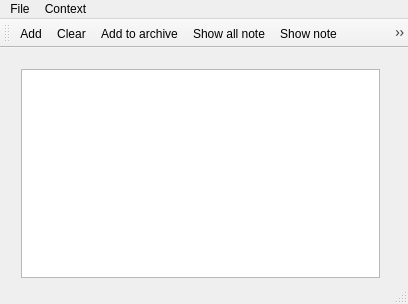
<?xml version="1.0" encoding="UTF-8"?>
<ui version="4.0">
 <class>MainWindow</class>
 <widget class="QMainWindow" name="MainWindow">
  <property name="geometry">
   <rect>
    <x>0</x>
    <y>0</y>
    <width>408</width>
    <height>304</height>
   </rect>
  </property>
  <property name="cursor">
   <cursorShape>ArrowCursor</cursorShape>
  </property>
  <property name="windowTitle">
   <string>qt_notepad</string>
  </property>
  <widget class="QWidget" name="centralWidget">
   <widget class="QWidget" name="verticalLayoutWidget">
    <property name="geometry">
     <rect>
      <x>10</x>
      <y>10</y>
      <width>381</width>
      <height>231</height>
     </rect>
    </property>
    <layout class="QVBoxLayout" name="verticalLayout">
     <item>
      <widget class="QTextEdit" name="textEdit"/>
     </item>
    </layout>
   </widget>
  </widget>
  <widget class="QMenuBar" name="menuBar">
   <property name="geometry">
    <rect>
     <x>0</x>
     <y>0</y>
     <width>408</width>
     <height>20</height>
    </rect>
   </property>
   <widget class="QMenu" name="menuFile">
    <property name="title">
     <string>File</string>
    </property>
    <addaction name="actionAdd"/>
    <addaction name="actionNew"/>
    <addaction name="actionAdd_to_archive"/>
    <addaction name="actionShow_all_Note"/>
    <addaction name="actionShow_note"/>
    <addaction name="actionShow_archive"/>
    <addaction name="actionDelete_note"/>
    <addaction name="actionNext"/>
    <addaction name="actionBack"/>
   </widget>
   <widget class="QMenu" name="menuEdit">
    <property name="title">
     <string>Context</string>
    </property>
    <widget class="QMenu" name="menuAdd_in_work">
     <property name="title">
      <string>Add in work</string>
     </property>
     <property name="icon">
      <iconset resource="res.qrc">
       <normaloff>:/imgs/imgs/Work.bmp</normaloff>:/imgs/imgs/Work.bmp</iconset>
     </property>
     <widget class="QMenu" name="menuproject1">
      <property name="title">
       <string>project1</string>
      </property>
      <property name="icon">
       <iconset resource="res.qrc">
        <normaloff>:/imgs/imgs/Work.bmp</normaloff>:/imgs/imgs/Work.bmp</iconset>
      </property>
      <addaction name="actionComponent_A"/>
      <addaction name="actionComponent_B"/>
      <addaction name="actionComponent_C"/>
     </widget>
     <addaction name="menuproject1"/>
     <addaction name="actionproject2"/>
    </widget>
    <widget class="QMenu" name="menuShow_work">
     <property name="title">
      <string>Show work</string>
     </property>
     <property name="icon">
      <iconset resource="res.qrc">
       <normaloff>:/imgs/imgs/Work.bmp</normaloff>:/imgs/imgs/Work.bmp</iconset>
     </property>
     <widget class="QMenu" name="menushow_project1">
      <property name="title">
       <string>show project1</string>
      </property>
      <property name="icon">
       <iconset resource="res.qrc">
        <normaloff>:/imgs/imgs/Work.bmp</normaloff>:/imgs/imgs/Work.bmp</iconset>
      </property>
      <addaction name="actionShow_component_A"/>
      <addaction name="actionShow_component_B"/>
      <addaction name="actionShow_component_C"/>
     </widget>
     <addaction name="menushow_project1"/>
     <addaction name="actionshow_project2"/>
    </widget>
    <addaction name="menuAdd_in_work"/>
    <addaction name="actionAdd_in_home"/>
    <addaction name="actionJust_note"/>
    <addaction name="menuShow_work"/>
    <addaction name="actionShow_home"/>
    <addaction name="actionShow_just_note"/>
   </widget>
   <addaction name="menuFile"/>
   <addaction name="menuEdit"/>
  </widget>
  <widget class="QToolBar" name="mainToolBar">
   <attribute name="toolBarArea">
    <enum>TopToolBarArea</enum>
   </attribute>
   <attribute name="toolBarBreak">
    <bool>false</bool>
   </attribute>
   <addaction name="actionAdd"/>
   <addaction name="actionNew"/>
   <addaction name="actionAdd_to_archive"/>
   <addaction name="actionShow_all_Note"/>
   <addaction name="actionShow_note"/>
   <addaction name="actionShow_archive"/>
   <addaction name="actionNext"/>
   <addaction name="actionBack"/>
   <addaction name="actionDelete_note"/>
  </widget>
  <widget class="QStatusBar" name="statusBar"/>
  <action name="actionAdd">
   <property name="icon">
    <iconset resource="res.qrc">
     <normaloff>:/imgs/imgs/Add_16x16.bmp</normaloff>:/imgs/imgs/Add_16x16.bmp</iconset>
   </property>
   <property name="text">
    <string>Add</string>
   </property>
  </action>
  <action name="actionNew">
   <property name="icon">
    <iconset resource="res.qrc">
     <normaloff>:/imgs/imgs/DeleteSticky.bmp</normaloff>:/imgs/imgs/DeleteSticky.bmp</iconset>
   </property>
   <property name="text">
    <string>Clear</string>
   </property>
   <property name="toolTip">
    <string>Clear</string>
   </property>
  </action>
  <action name="actionAdd_to_archive">
   <property name="icon">
    <iconset resource="res.qrc">
     <normaloff>:/imgs/imgs/Archive_16x16.bmp</normaloff>:/imgs/imgs/Archive_16x16.bmp</iconset>
   </property>
   <property name="text">
    <string>Add to archive</string>
   </property>
  </action>
  <action name="actionShow_all_Note">
   <property name="icon">
    <iconset resource="res.qrc">
     <normaloff>:/imgs/imgs/Open_16x16.bmp</normaloff>:/imgs/imgs/Open_16x16.bmp</iconset>
   </property>
   <property name="text">
    <string>Show all note</string>
   </property>
  </action>
  <action name="actionShow_note">
   <property name="icon">
    <iconset resource="res.qrc">
     <normaloff>:/imgs/imgs/Open.bmp</normaloff>:/imgs/imgs/Open.bmp</iconset>
   </property>
   <property name="text">
    <string>Show note</string>
   </property>
  </action>
  <action name="actionShow_archive">
   <property name="icon">
    <iconset resource="res.qrc">
     <normaloff>:/imgs/imgs/Save.bmp</normaloff>:/imgs/imgs/Save.bmp</iconset>
   </property>
   <property name="text">
    <string>Show archive</string>
   </property>
  </action>
  <action name="actionAdd_in_home">
   <property name="icon">
    <iconset resource="res.qrc">
     <normaloff>:/imgs/imgs/Home.bmp</normaloff>:/imgs/imgs/Home.bmp</iconset>
   </property>
   <property name="text">
    <string>Add in home</string>
   </property>
  </action>
  <action name="actionproject2">
   <property name="icon">
    <iconset resource="res.qrc">
     <normaloff>:/imgs/imgs/Home.bmp</normaloff>:/imgs/imgs/Home.bmp</iconset>
   </property>
   <property name="text">
    <string>project2</string>
   </property>
  </action>
  <action name="actionComponent_A">
   <property name="icon">
    <iconset resource="res.qrc">
     <normaloff>:/imgs/imgs/Home.bmp</normaloff>:/imgs/imgs/Home.bmp</iconset>
   </property>
   <property name="text">
    <string>Component A</string>
   </property>
  </action>
  <action name="actionComponent_B">
   <property name="icon">
    <iconset resource="res.qrc">
     <normaloff>:/imgs/imgs/Home.bmp</normaloff>:/imgs/imgs/Home.bmp</iconset>
   </property>
   <property name="text">
    <string>Component B</string>
   </property>
  </action>
  <action name="actionComponent_C">
   <property name="icon">
    <iconset resource="res.qrc">
     <normaloff>:/imgs/imgs/Home.bmp</normaloff>:/imgs/imgs/Home.bmp</iconset>
   </property>
   <property name="text">
    <string>Component C</string>
   </property>
  </action>
  <action name="actionJust_note">
   <property name="icon">
    <iconset resource="res.qrc">
     <normaloff>:/imgs/imgs/Just note.bmp</normaloff>:/imgs/imgs/Just note.bmp</iconset>
   </property>
   <property name="text">
    <string>Add in just note</string>
   </property>
  </action>
  <action name="actionDelete_note">
   <property name="icon">
    <iconset resource="res.qrc">
     <normaloff>:/imgs/imgs/Delete_16x16.bmp</normaloff>:/imgs/imgs/Delete_16x16.bmp</iconset>
   </property>
   <property name="text">
    <string>Delete note</string>
   </property>
  </action>
  <action name="actionShow_home">
   <property name="icon">
    <iconset resource="res.qrc">
     <normaloff>:/imgs/imgs/Home.bmp</normaloff>:/imgs/imgs/Home.bmp</iconset>
   </property>
   <property name="text">
    <string>Show home</string>
   </property>
  </action>
  <action name="actionShow_just_note">
   <property name="icon">
    <iconset resource="res.qrc">
     <normaloff>:/imgs/imgs/Just note.bmp</normaloff>:/imgs/imgs/Just note.bmp</iconset>
   </property>
   <property name="text">
    <string>Show just note</string>
   </property>
  </action>
  <action name="actionshow_project2">
   <property name="icon">
    <iconset resource="res.qrc">
     <normaloff>:/imgs/imgs/Home.bmp</normaloff>:/imgs/imgs/Home.bmp</iconset>
   </property>
   <property name="text">
    <string>show project2</string>
   </property>
  </action>
  <action name="actionShow_component_A">
   <property name="icon">
    <iconset resource="res.qrc">
     <normaloff>:/imgs/imgs/Home.bmp</normaloff>:/imgs/imgs/Home.bmp</iconset>
   </property>
   <property name="text">
    <string>Show component A</string>
   </property>
  </action>
  <action name="actionShow_component_B">
   <property name="icon">
    <iconset resource="res.qrc">
     <normaloff>:/imgs/imgs/Home.bmp</normaloff>:/imgs/imgs/Home.bmp</iconset>
   </property>
   <property name="text">
    <string>Show component B</string>
   </property>
  </action>
  <action name="actionShow_component_C">
   <property name="icon">
    <iconset resource="res.qrc">
     <normaloff>:/imgs/imgs/Home.bmp</normaloff>:/imgs/imgs/Home.bmp</iconset>
   </property>
   <property name="text">
    <string>Show component C</string>
   </property>
  </action>
  <action name="actionNext">
   <property name="icon">
    <iconset resource="res.qrc">
     <normaloff>:/imgs/imgs/Stock Index Up_16x16.bmp</normaloff>:/imgs/imgs/Stock Index Up_16x16.bmp</iconset>
   </property>
   <property name="text">
    <string>Next</string>
   </property>
  </action>
  <action name="actionBack">
   <property name="icon">
    <iconset resource="res.qrc">
     <normaloff>:/imgs/imgs/Stock Index Down_16x16.bmp</normaloff>:/imgs/imgs/Stock Index Down_16x16.bmp</iconset>
   </property>
   <property name="text">
    <string>Back</string>
   </property>
  </action>
 </widget>
 <layoutdefault spacing="6" margin="11"/>
 <resources>
  <include location="res.qrc"/>
 </resources>
 <connections/>
</ui>
